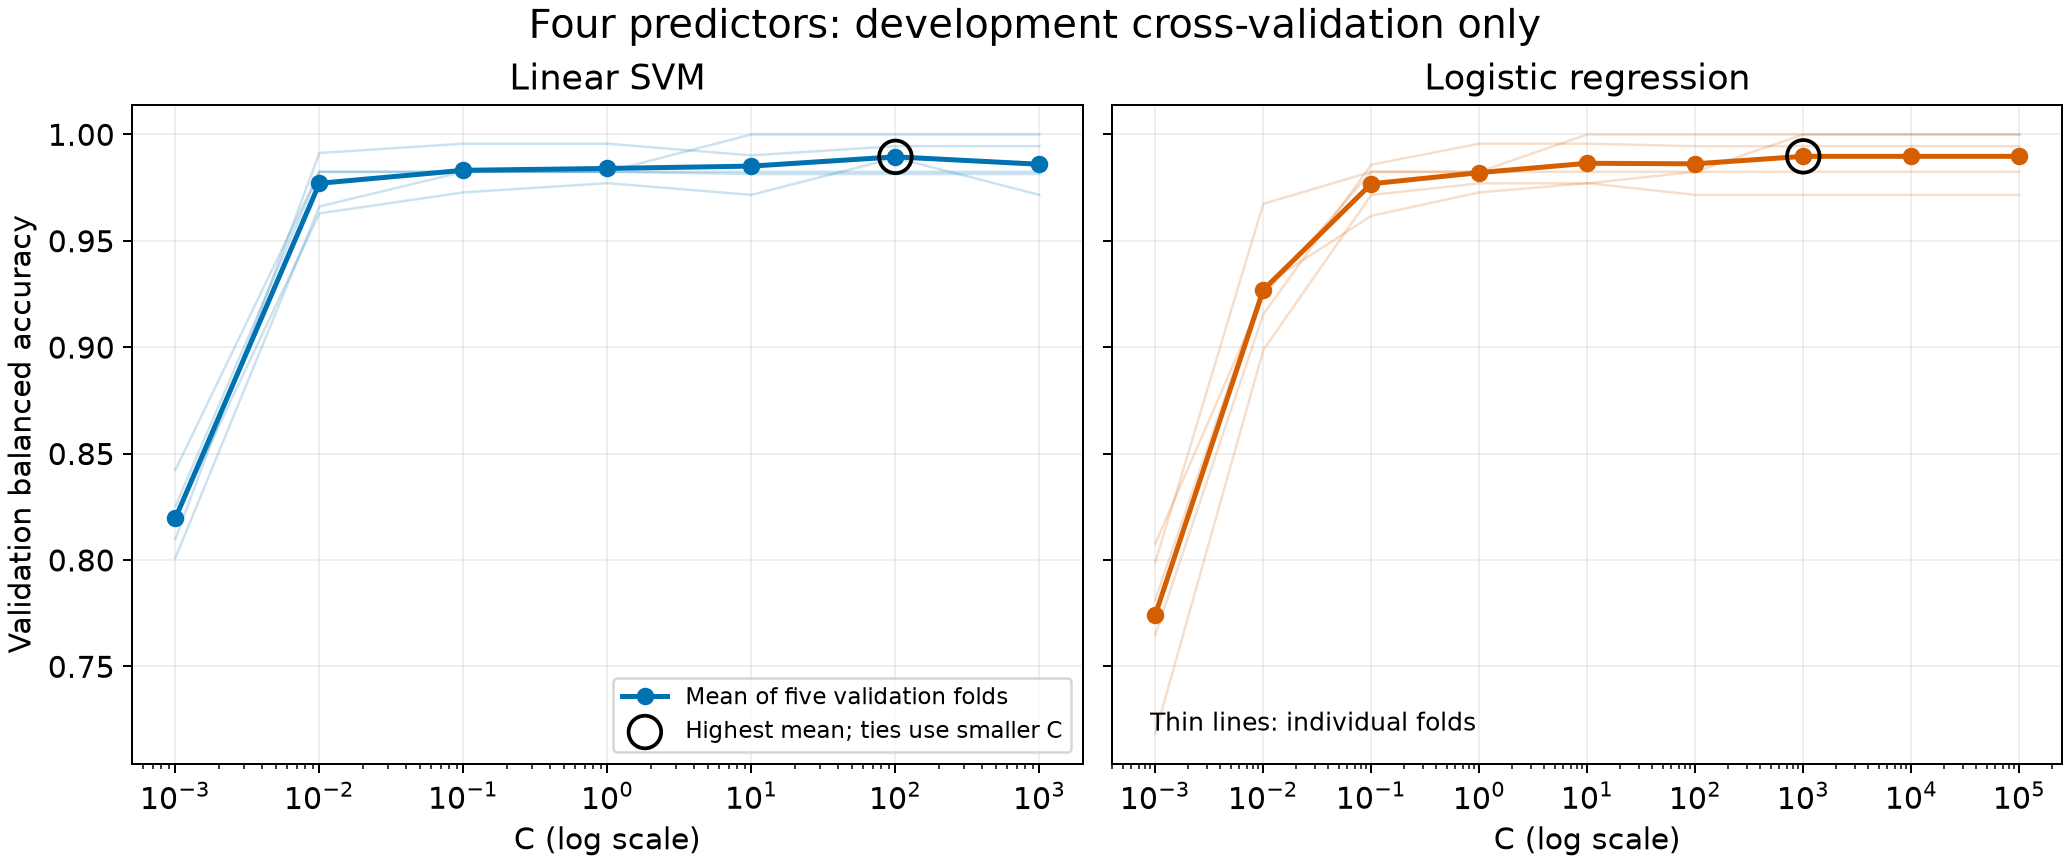

The Python source for this figure:
from pathlib import Path
import os
os.environ['MPLCONFIGDIR'] = str(Path('.mplcache').resolve())
import json
import numpy as np
import pandas as pd
import matplotlib
matplotlib.use('Agg')
import matplotlib.pyplot as plt
from sklearn.model_selection import StratifiedGroupKFold
from sklearn.pipeline import make_pipeline
from sklearn.preprocessing import StandardScaler
from sklearn.svm import SVC
from sklearn.linear_model import LogisticRegression
from sklearn.metrics import balanced_accuracy_score, accuracy_score, precision_score, recall_score

roles=pd.read_csv('banknote_split_roles_v1.csv')
dev_roles=roles.loc[roles.split_role.eq('development')].copy()
dev_set=set(dev_roles.row_id)
features=['variance','skewness','kurtosis','entropy']
dev=pd.read_csv('banknote_raw.csv',header=None,names=features+['class'],
    skiprows=lambda i:i+1 not in dev_set)
X=dev[features].to_numpy()
y=dev['class'].to_numpy()
groups=dev_roles.group_id.to_numpy()
folds=list(StratifiedGroupKFold(n_splits=5,shuffle=True,random_state=4031).split(X,y,groups))
fold_id=np.full(len(y),-1)
for k,(train,valid) in enumerate(folds):
    assert not set(groups[train]).intersection(groups[valid])
    fold_id[valid]=k
pd.DataFrame({'row_id':dev_roles.row_id.to_numpy(),'group_id':groups,'validation_fold':fold_id}).to_csv('banknote_four_feature_cv_folds_v2.csv',index=False)
Cs=[.001,.01,.1,1.,10.,100.,1000.]
rows=[]
oofs={}
for name in ['Linear SVM','Logistic regression']:
    for C in (Cs if name == 'Linear SVM' else Cs+[10000.,100000.]):
        oof=np.full(len(y),-1)
        for k,(train,valid) in enumerate(folds):
            estimator=SVC(kernel='linear',C=C) if name=='Linear SVM' else LogisticRegression(C=C,l1_ratio=0,solver='lbfgs',max_iter=10000)
            pipeline=make_pipeline(StandardScaler(),estimator)
            pipeline.fit(X[train],y[train])
            pred=pipeline.predict(X[valid])
            oof[valid]=pred
            status=int(pipeline[-1].fit_status_) if name=='Linear SVM' else int(pipeline[-1].n_iter_.max()>=10000)
            rows.append({'model':name,'C':C,'fold':k,'training_rows':len(train),
                'validation_rows':len(valid),'balanced_accuracy':balanced_accuracy_score(y[valid],pred),
                'accuracy':accuracy_score(y[valid],pred),'class_1_recall':recall_score(y[valid],pred),
                'class_1_precision':precision_score(y[valid],pred,zero_division=0),
                'convergence_problem':status})
        oofs[(name,C)]=oof
fold_results=pd.DataFrame(rows)
fold_results.to_csv('banknote_four_feature_cv_fold_results_v2.csv',index=False)
summary=fold_results.groupby(['model','C'],sort=False).agg(
    mean_balanced_accuracy=('balanced_accuracy','mean'),
    sd_balanced_accuracy=('balanced_accuracy','std'),
    mean_accuracy=('accuracy','mean'),mean_class_1_recall=('class_1_recall','mean'),
    mean_class_1_precision=('class_1_precision','mean')).reset_index()
summary.to_csv('banknote_four_feature_cv_grid_v2.csv',index=False)
selected=[]
pred_rows=[]
for name in ['Linear SVM','Logistic regression']:
    candidates=summary.loc[summary.model.eq(name)].sort_values(['mean_balanced_accuracy','C'],ascending=[False,True])
    best=candidates.iloc[0]
    selected.append(best.to_dict())
    C=float(best.C)
    pred_rows.append(pd.DataFrame({'row_id':dev_roles.row_id.to_numpy(),'group_id':groups,
        'validation_fold':fold_id,'model':name,'selected_C':C,'class':y,'oof_prediction':oofs[(name,C)]}))
pd.DataFrame(selected).to_csv('banknote_four_feature_cv_selected_v2.csv',index=False)
pd.concat(pred_rows,ignore_index=True).to_csv('banknote_four_feature_cv_selected_oof_v2.csv',index=False)
plt.rcParams.update({'font.size':12,'axes.titlesize':14})
fig,axes=plt.subplots(1,2,figsize=(11.5,4.8),sharey=True,constrained_layout=True)
for ax,name,color in zip(axes,['Linear SVM','Logistic regression'],['#0072B2','#D55E00']):
    s=summary.loc[summary.model.eq(name)]
    for k in range(5):
        f=fold_results.loc[fold_results.model.eq(name)&fold_results.fold.eq(k)]
        ax.plot(f.C,f.balanced_accuracy,color=color,alpha=.2,lw=1)
    ax.plot(s.C,s.mean_balanced_accuracy,'o-',color=color,lw=2,label='Mean of five validation folds')
    best=next(r for r in selected if r['model']==name)
    ax.scatter([best['C']],[best['mean_balanced_accuracy']],s=170,facecolors='none',edgecolors='black',lw=1.5,zorder=5,label='Highest mean; ties use smaller C')
    ax.set(xscale='log',xlabel='C (log scale)',title=name)
    ax.grid(alpha=.2)
axes[0].set_ylabel('Validation balanced accuracy')
axes[0].legend(loc='lower right',fontsize=9)
axes[1].text(.04,.05,'Thin lines: individual folds',transform=axes[1].transAxes,fontsize=10)
fig.suptitle('Four predictors: development cross-validation only',fontsize=16)
fig.savefig('banknote_four_feature_cv_v2.png',dpi=180)
plt.close(fig)
Path('banknote_four_feature_cv_protocol_v2.json').write_text(json.dumps({
    'features':features,'development_rows':len(y),'unique_development_groups':len(set(groups)),
    'splitter':'StratifiedGroupKFold(n_splits=5, shuffle=True, random_state=4031)',
    'scaling':'StandardScaler fit on training rows inside every fold',
    'primary_metric':'mean validation balanced accuracy',
    'selection_rule':'Maximum mean balanced accuracy for each model; exact ties use smaller C',
    'C_grid':{'Linear SVM':Cs,'Logistic regression':Cs+[10000.,100000.]},'logistic_threshold':0.5,'svm_threshold':0,
    'class_weight':None,'positive_class':1,
    'convergence_problems':int(fold_results.convergence_problem.sum()),
    'interpretation':'Model-selection CV, not independent performance assessment; no final holdout evaluated'
},indent=2)+'\n')
print(pd.DataFrame(selected).to_string(index=False))
print('Convergence problems:',int(fold_results.convergence_problem.sum()))
print(summary[['model','C','mean_balanced_accuracy']].to_string(index=False))
